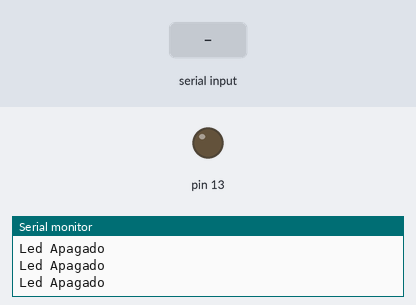
Bench run of a sketch on a simulated Arduino Uno, built with avr-gcc and run on an emulated ATmega328P. Shown: output pins drawn as LEDs (lit = HIGH), the last lines printed to the serial monitor. Inputs (shaded band) come from the test bench.

Above: at 1.2 s.
1.3 s: "a" received over Serial
At 2.5 s:
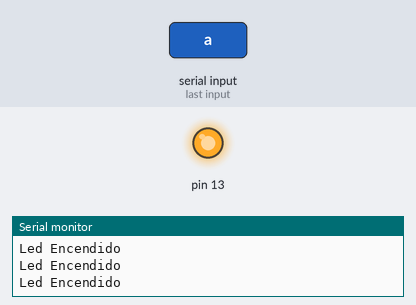
2.8 s: "b" received over Serial
At 3.8 s:
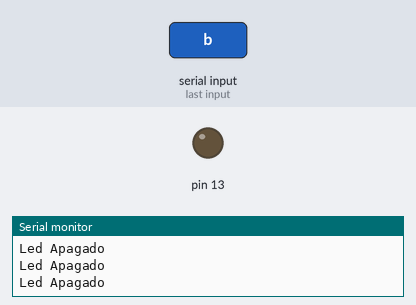
Timing chart, 0 to 5.8 s (numbered marks = the images above; inputs shaded):
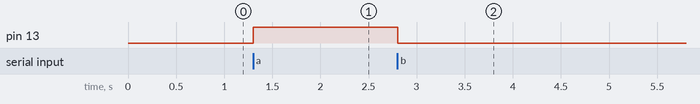

Measured:
- after the input at 1.3 s, pin 13: LOW → HIGH at once
- after the input at 2.8 s, pin 13: HIGH → LOW at once

The sketch:

RecibiendoEnviandoSerial.ino
```cpp
bool enviar = false;
void setup() {
       Serial.begin(9600);
       pinMode(13, OUTPUT);
   digitalWrite(13,LOW);
   }
void loop() {
recibirDatos();
if (enviar==true){
  Serial.println("Led Encendido");
}
else if(enviar==false){
      Serial.println("Led Apagado");
}
delay(100);
}
void recibirDatos(){
   if(Serial.available() > 0)
    {
    char dato;
    dato =Serial.read();
    Serial.print(dato);
    if  (dato=='a'){
      digitalWrite(13,HIGH);
      delay(500);
      enviar =true;
      }
      else if (dato=='b'){
      digitalWrite(13,LOW);
      delay(500);
      enviar=false;
    }
    }
  }
```
